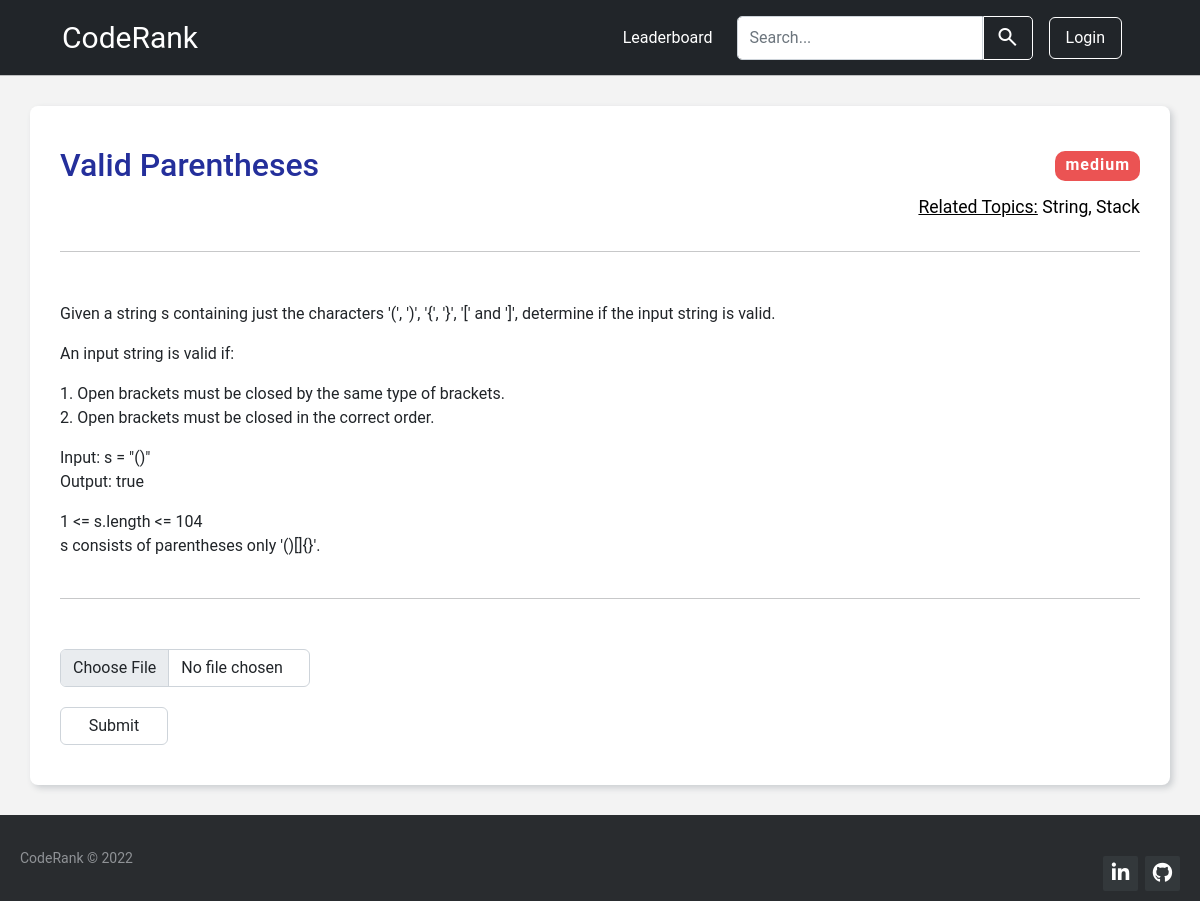
The page /problems/17/ on the database its author committed.
### base/models.py (models this page shows, shortened)
class Problem(models.Model):
    name = models.CharField(max_length=100)
    desc = models.TextField()
    topic_tag = models.CharField(max_length=100, null=True)
    difficulty = models.CharField(max_length = 100, null=True)
    status = models.BooleanField(default=False)

### base/views.py (the view, shortened to what this page needs)
# urls.py: path('problems/<str:pk>/', views.problemPage, name='problemPage'),
def problemPage(request, pk):
    problem = Problem.objects.get(id=pk)
    context = {'problem':problem}
    return render(request, 'base/problem-page.html', context)

### base/templates/base/problem-page.html (shortened to what this page needs)
{% extends 'main.html' %}
{% block content %}
<div class="problem-page">
    <div class="problem">
        <p class="difficulty"
            style=" {% if problem.difficulty == 'Easy' %}
                        background-color: #14C38E;
                    {% elif problem.difficulty == 'Medium' %}
                        background-color: #FF8D29;
                    {% else %}
                    background-color: #EB5353;
                    {% endif %}">
                {{problem.difficulty}}
        </p>
        <h2 class="problem-head"> {{problem.name}} </h2>
        <p class="topic-tag"><u>Related Topics:</u> {{problem.topic_tag}} </p>
        <hr>
        <p> {{problem.desc|linebreaks}} </p>
        <br>
        <hr>
        <form method="POST" enctype="multipart/form-data">
            <input type="file" name="solution" class="form-control upload-btn" accept=".cpp" />
            {% if request.user.is_authenticated %}
                <input type="submit" value="Submit" class="form-control submit-btn"/>
            {% else %}
                <input type="submit" value="Submit" class="form-control submit-btn"
                style="background-color: #fff; cursor: not-allowed;" disabled/>
            {% endif %}
        </form>
    </div>
</div>
{% endblock content %}

### templates/main.html (style rules this page uses)
body { background-color: #f3f3f3; }
hr { margin: 0; padding: 0; }
* { font-family: Roboto; }

### base/templates/base/problem-page.html (style rules this page uses)
.problem-page { padding: 30px 30px; }
.problem { padding: 40px 30px; background-color: #fff; box-shadow: 3px 3px 6px #cbced1; border-radius: 8px; position: relative; }
.problem-page .problem-head { color: #242F9B; margin-bottom: 40px; }
.difficulty { padding: 2px 10px 4px; text-align: right; font-weight: 600; letter-spacing: 1px; color: #fff; border-radius: 10px; position: absolute; top: 45px; right: 30px; }
.topic-tag { margin: -30px auto 30px; text-align: right; font-size: 1.1rem; color: #000; }
.problem hr { margin: 0 auto 50px; }
.upload-btn { width: 250px; margin: 50px 0 10px; }
.submit-btn { margin: 20px 0 0; width: 108px; }

### rows shown on the page
Problem: difficulty "medium", name "Valid Parentheses", topic_tag "String, Stack", desc "Given a string s containing just the characters '(', ')', '{', '}', '[' and ']', determine if the input string is valid. An input string is valid if: 1. Open brackets must be closed by the same type of brackets. 2. Open brackets must be closed in the correct order. Input: s = \"()\" Output: true 1 <= s.length <= 104 s consists of parentheses only '()[]{}'."
